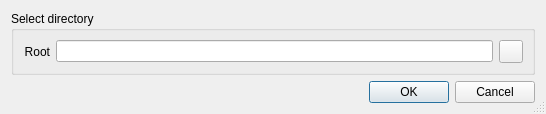
<?xml version="1.0" encoding="UTF-8"?>
<ui version="4.0">
 <class>SelectRootDialog</class>
 <widget class="QDialog" name="SelectRootDialog">
  <property name="geometry">
   <rect>
    <x>0</x>
    <y>0</y>
    <width>546</width>
    <height>111</height>
   </rect>
  </property>
  <property name="windowTitle">
   <string>Create Sprite</string>
  </property>
  <property name="sizeGripEnabled">
   <bool>true</bool>
  </property>
  <layout class="QGridLayout" name="gridLayout">
   <item row="1" column="0">
    <spacer name="horizontalSpacer">
     <property name="orientation">
      <enum>Qt::Horizontal</enum>
     </property>
     <property name="sizeHint" stdset="0">
      <size>
       <width>40</width>
       <height>20</height>
      </size>
     </property>
    </spacer>
   </item>
   <item row="1" column="1">
    <widget class="QLabel" name="lblError">
     <property name="minimumSize">
      <size>
       <width>36</width>
       <height>0</height>
      </size>
     </property>
     <property name="styleSheet">
      <string notr="true">color: rgb(255, 0, 0);</string>
     </property>
     <property name="frameShape">
      <enum>QFrame::NoFrame</enum>
     </property>
     <property name="frameShadow">
      <enum>QFrame::Plain</enum>
     </property>
     <property name="text">
      <string/>
     </property>
     <property name="textFormat">
      <enum>Qt::RichText</enum>
     </property>
    </widget>
   </item>
   <item row="1" column="2">
    <widget class="QPushButton" name="btnOk">
     <property name="sizePolicy">
      <sizepolicy hsizetype="Fixed" vsizetype="Fixed">
       <horstretch>0</horstretch>
       <verstretch>0</verstretch>
      </sizepolicy>
     </property>
     <property name="text">
      <string>OK</string>
     </property>
    </widget>
   </item>
   <item row="1" column="3">
    <widget class="QPushButton" name="btnCancel">
     <property name="sizePolicy">
      <sizepolicy hsizetype="Fixed" vsizetype="Fixed">
       <horstretch>0</horstretch>
       <verstretch>0</verstretch>
      </sizepolicy>
     </property>
     <property name="text">
      <string>Cancel</string>
     </property>
    </widget>
   </item>
   <item row="0" column="0" colspan="4">
    <widget class="QGroupBox" name="groupBox_2">
     <property name="title">
      <string>Select directory</string>
     </property>
     <layout class="QGridLayout" name="gridLayout_2">
      <item row="1" column="1">
       <spacer name="verticalSpacer">
        <property name="orientation">
         <enum>Qt::Vertical</enum>
        </property>
        <property name="sizeHint" stdset="0">
         <size>
          <width>20</width>
          <height>251</height>
         </size>
        </property>
       </spacer>
      </item>
      <item row="0" column="4">
       <widget class="QToolButton" name="btnSelectDir">
        <property name="sizePolicy">
         <sizepolicy hsizetype="Fixed" vsizetype="Fixed">
          <horstretch>0</horstretch>
          <verstretch>0</verstretch>
         </sizepolicy>
        </property>
        <property name="icon">
         <iconset resource="../resource/editor.qrc">
          <normaloff>:/other/images/open2.png</normaloff>:/other/images/open2.png</iconset>
        </property>
       </widget>
      </item>
      <item row="0" column="0" colspan="2">
       <widget class="QLabel" name="label">
        <property name="text">
         <string>Root</string>
        </property>
        <property name="alignment">
         <set>Qt::AlignRight|Qt::AlignTrailing|Qt::AlignVCenter</set>
        </property>
       </widget>
      </item>
      <item row="0" column="3">
       <widget class="QLineEdit" name="leRootPath"/>
      </item>
     </layout>
    </widget>
   </item>
  </layout>
 </widget>
 <tabstops>
  <tabstop>btnOk</tabstop>
  <tabstop>btnCancel</tabstop>
 </tabstops>
 <resources>
  <include location="../resource/editor.qrc"/>
 </resources>
 <connections/>
</ui>
